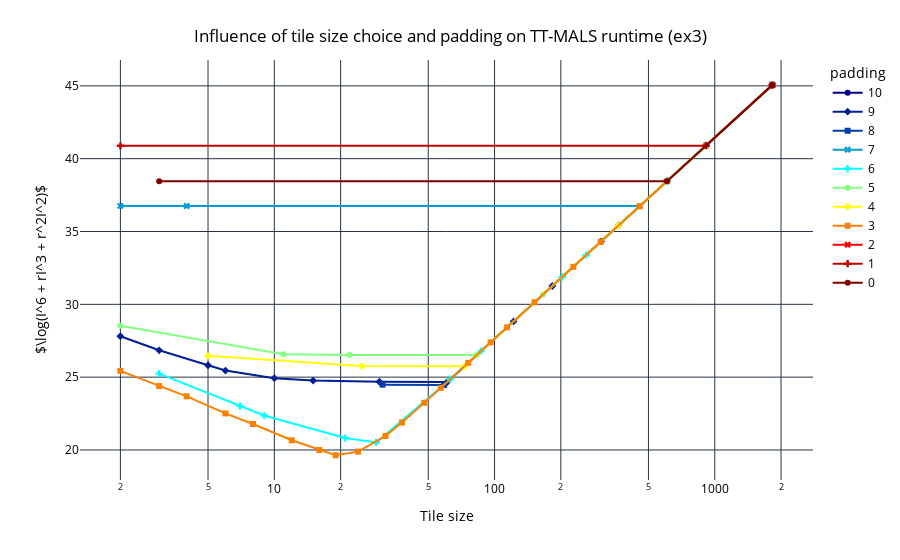
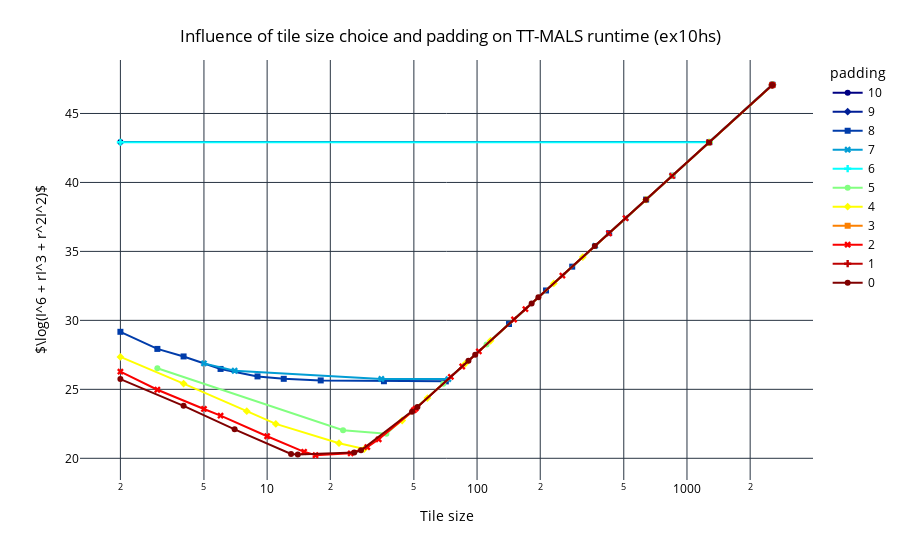

Here is the notebook cell these charts were saved with, in order:
### Code cell
line_plot_padding_tile_size_tt_mals_runtime("ex3")
line_plot_padding_tile_size_tt_mals_runtime("ex10hs")

### Figure 1 — Plotly figure (JSON) as saved in the notebook; plotly's stock layout.template omitted (floating-point values rounded to 4 significant figures)
{"data": [{"hovertemplate": "padding=10<br>Tile size=%{x}<br>log_obj_func=%{y}<extra></extra>", "legendgroup": "10", "line": {"color": "rgb(0, 0, 131)", "dash": "solid"}, "marker": {"symbol": "circle"}, "mode": "lines+markers", "name": "10", "orientation": "v", "showlegend": true, "x": [1831.0], "xaxis": "x", "y": [45.08], "yaxis": "y", "type": "scatter"}, {"hovertemplate": "padding=9<br>Tile size=%{x}<br>log_obj_func=%{y}<extra></extra>", "legendgroup": "9", "line": {"color": "rgb(0, 30, 150)", "dash": "solid"}, "marker": {"symbol": "diamond"}, "mode": "lines+markers", "name": "9", "orientation": "v", "showlegend": true, "x": [2.0, 3.0, 5.0, 6.0, 10.0, 15.0, 30.0, 61.0, 122.0, 183.0, 305.0, 366.0, 610.0, 915.0, 1830.0], "xaxis": "x", "y": [27.81, 26.84, 25.82, 25.45, 24.93, 24.76, 24.68, 24.67, 28.82, 31.26, 34.32, 35.42, 38.48, 40.91, 45.07], "yaxis": "y", "type": "scatter"}, {"hovertemplate": "padding=8<br>Tile size=%{x}<br>log_obj_func=%{y}<extra></extra>", "legendgroup": "8", "line": {"color": "rgb(0, 60, 170)", "dash": "solid"}, "marker": {"symbol": "square"}, "mode": "lines+markers", "name": "8", "orientation": "v", "showlegend": true, "x": [31.0, 59.0, 1829.0], "xaxis": "x", "y": [24.48, 24.47, 45.07], "yaxis": "y", "type": "scatter"}, {"hovertemplate": "padding=7<br>Tile size=%{x}<br>log_obj_func=%{y}<extra></extra>", "legendgroup": "7", "line": {"color": "rgb(2, 157, 212)", "dash": "solid"}, "marker": {"symbol": "x"}, "mode": "lines+markers", "name": "7", "orientation": "v", "showlegend": true, "x": [2.0, 4.0, 457.0, 914.0, 1828.0], "xaxis": "x", "y": [36.76, 36.75, 36.75, 40.91, 45.07], "yaxis": "y", "type": "scatter"}, {"hovertemplate": "padding=6<br>Tile size=%{x}<br>log_obj_func=%{y}<extra></extra>", "legendgroup": "6", "line": {"color": "rgb(5, 255, 255)", "dash": "solid"}, "marker": {"symbol": "cross"}, "mode": "lines+markers", "name": "6", "orientation": "v", "showlegend": true, "x": [3.0, 7.0, 9.0, 21.0, 29.0, 63.0, 87.0, 203.0, 261.0, 609.0, 1827.0], "xaxis": "x", "y": [25.24, 23.01, 22.37, 20.82, 20.52, 24.86, 26.8, 31.88, 33.39, 38.47, 45.06], "yaxis": "y", "type": "scatter"}, {"hovertemplate": "padding=5<br>Tile size=%{x}<br>log_obj_func=%{y}<extra></extra>", "legendgroup": "5", "line": {"color": "rgb(130, 255, 128)", "dash": "solid"}, "marker": {"symbol": "circle"}, "mode": "lines+markers", "name": "5", "orientation": "v", "showlegend": true, "x": [2.0, 11.0, 22.0, 83.0, 166.0, 913.0, 1826.0], "xaxis": "x", "y": [28.53, 26.58, 26.52, 26.51, 30.67, 40.9, 45.06], "yaxis": "y", "type": "scatter"}, {"hovertemplate": "padding=4<br>Tile size=%{x}<br>log_obj_func=%{y}<extra></extra>", "legendgroup": "4", "line": {"color": "rgb(255, 255, 0)", "dash": "solid"}, "marker": {"symbol": "diamond"}, "mode": "lines+markers", "name": "4", "orientation": "v", "showlegend": true, "x": [5.0, 25.0, 73.0, 365.0, 1825.0], "xaxis": "x", "y": [26.47, 25.76, 25.74, 35.4, 45.06], "yaxis": "y", "type": "scatter"}, {"hovertemplate": "padding=3<br>Tile size=%{x}<br>log_obj_func=%{y}<extra></extra>", "legendgroup": "3", "line": {"color": "rgb(252, 128, 0)", "dash": "solid"}, "marker": {"symbol": "square"}, "mode": "lines+markers", "name": "3", "orientation": "v", "showlegend": true, "x": [2.0, 3.0, 4.0, 6.0, 8.0, 12.0, 16.0, 19.0, 24.0, 32.0, 38.0, 48.0, 57.0, 76.0, 96.0, 114.0, 152.0, 228.0, 304.0, 456.0, 608.0, 912.0, 1824.0], "xaxis": "x", "y": [25.43, 24.39, 23.68, 22.51, 21.78, 20.67, 20.0, 19.64, 19.89, 20.97, 21.88, 23.24, 24.26, 25.99, 27.39, 28.42, 30.14, 32.58, 34.3, 36.73, 38.46, 40.89, 45.05], "yaxis": "y", "type": "scatter"}, {"hovertemplate": "padding=2<br>Tile size=%{x}<br>log_obj_func=%{y}<extra></extra>", "legendgroup": "2", "line": {"color": "rgb(250, 0, 0)", "dash": "solid"}, "marker": {"symbol": "x"}, "mode": "lines+markers", "name": "2", "orientation": "v", "showlegend": true, "x": [1823.0], "xaxis": "x", "y": [45.05], "yaxis": "y", "type": "scatter"}, {"hovertemplate": "padding=1<br>Tile size=%{x}<br>log_obj_func=%{y}<extra></extra>", "legendgroup": "1", "line": {"color": "rgb(189, 0, 0)", "dash": "solid"}, "marker": {"symbol": "cross"}, "mode": "lines+markers", "name": "1", "orientation": "v", "showlegend": true, "x": [2.0, 911.0, 1822.0], "xaxis": "x", "y": [40.89, 40.89, 45.05], "yaxis": "y", "type": "scatter"}, {"hovertemplate": "padding=0<br>Tile size=%{x}<br>log_obj_func=%{y}<extra></extra>", "legendgroup": "0", "line": {"color": "rgb(128, 0, 0)", "dash": "solid"}, "marker": {"symbol": "circle"}, "mode": "lines+markers", "name": "0", "orientation": "v", "showlegend": true, "x": [3.0, 607.0, 1821.0], "xaxis": "x", "y": [38.45, 38.45, 45.04], "yaxis": "y", "type": "scatter"}], "layout": {"xaxis": {"anchor": "y", "domain": [0.0, 1.0], "title": {"text": "Tile size"}, "type": "log"}, "yaxis": {"anchor": "x", "domain": [0.0, 1.0], "title": {"text": "$\\log(I^6 + rI^3 + r^2I^2)$"}}, "legend": {"title": {"text": "padding"}, "tracegroupgap": 0}, "margin": {"t": 60}, "title": {"text": "Influence of tile size choice and padding on TT-MALS runtime (ex3)", "x": 0.5, "xanchor": "center", "yanchor": "top"}, "font": {"color": "black"}, "plot_bgcolor": "white", "paper_bgcolor": "white"}}

### Figure 2 — Plotly figure (JSON) as saved in the notebook; plotly's stock layout.template omitted (floating-point values rounded to 4 significant figures)
{"data": [{"hovertemplate": "padding=10<br>Tile size=%{x}<br>log_obj_func=%{y}<extra></extra>", "legendgroup": "10", "line": {"color": "rgb(0, 0, 131)", "dash": "solid"}, "marker": {"symbol": "circle"}, "mode": "lines+markers", "name": "10", "orientation": "v", "showlegend": true, "x": [2.0, 1279.0, 2558.0], "xaxis": "x", "y": [42.92, 42.92, 47.08], "yaxis": "y", "type": "scatter"}, {"hovertemplate": "padding=9<br>Tile size=%{x}<br>log_obj_func=%{y}<extra></extra>", "legendgroup": "9", "line": {"color": "rgb(0, 30, 150)", "dash": "solid"}, "marker": {"symbol": "diamond"}, "mode": "lines+markers", "name": "9", "orientation": "v", "showlegend": true, "x": [2557.0], "xaxis": "x", "y": [47.08], "yaxis": "y", "type": "scatter"}, {"hovertemplate": "padding=8<br>Tile size=%{x}<br>log_obj_func=%{y}<extra></extra>", "legendgroup": "8", "line": {"color": "rgb(0, 60, 170)", "dash": "solid"}, "marker": {"symbol": "square"}, "mode": "lines+markers", "name": "8", "orientation": "v", "showlegend": true, "x": [2.0, 3.0, 4.0, 6.0, 9.0, 12.0, 18.0, 36.0, 71.0, 142.0, 213.0, 284.0, 426.0, 639.0, 852.0, 1278.0, 2556.0], "xaxis": "x", "y": [29.17, 27.93, 27.38, 26.48, 25.94, 25.76, 25.65, 25.59, 25.58, 29.73, 32.17, 33.89, 36.33, 38.76, 40.49, 42.92, 47.08], "yaxis": "y", "type": "scatter"}, {"hovertemplate": "padding=7<br>Tile size=%{x}<br>log_obj_func=%{y}<extra></extra>", "legendgroup": "7", "line": {"color": "rgb(2, 157, 212)", "dash": "solid"}, "marker": {"symbol": "x"}, "mode": "lines+markers", "name": "7", "orientation": "v", "showlegend": true, "x": [5.0, 7.0, 35.0, 73.0, 365.0, 511.0, 2555.0], "xaxis": "x", "y": [26.88, 26.35, 25.75, 25.74, 35.4, 37.42, 47.07], "yaxis": "y", "type": "scatter"}, {"hovertemplate": "padding=6<br>Tile size=%{x}<br>log_obj_func=%{y}<extra></extra>", "legendgroup": "6", "line": {"color": "rgb(5, 255, 255)", "dash": "solid"}, "marker": {"symbol": "cross"}, "mode": "lines+markers", "name": "6", "orientation": "v", "showlegend": true, "x": [2.0, 1277.0, 2554.0], "xaxis": "x", "y": [42.91, 42.91, 47.07], "yaxis": "y", "type": "scatter"}, {"hovertemplate": "padding=5<br>Tile size=%{x}<br>log_obj_func=%{y}<extra></extra>", "legendgroup": "5", "line": {"color": "rgb(130, 255, 128)", "dash": "solid"}, "marker": {"symbol": "circle"}, "mode": "lines+markers", "name": "5", "orientation": "v", "showlegend": true, "x": [3.0, 23.0, 37.0, 69.0, 111.0, 851.0, 2553.0], "xaxis": "x", "y": [26.53, 22.03, 21.78, 25.41, 28.26, 40.48, 47.07], "yaxis": "y", "type": "scatter"}, {"hovertemplate": "padding=4<br>Tile size=%{x}<br>log_obj_func=%{y}<extra></extra>", "legendgroup": "4", "line": {"color": "rgb(255, 255, 0)", "dash": "solid"}, "marker": {"symbol": "diamond"}, "mode": "lines+markers", "name": "4", "orientation": "v", "showlegend": true, "x": [2.0, 4.0, 8.0, 11.0, 22.0, 29.0, 44.0, 58.0, 88.0, 116.0, 232.0, 319.0, 638.0, 1276.0, 2552.0], "xaxis": "x", "y": [27.35, 25.42, 23.42, 22.5, 21.09, 20.67, 22.74, 24.37, 26.86, 28.52, 32.68, 34.59, 38.75, 42.91, 47.07], "yaxis": "y", "type": "scatter"}, {"hovertemplate": "padding=3<br>Tile size=%{x}<br>log_obj_func=%{y}<extra></extra>", "legendgroup": "3", "line": {"color": "rgb(252, 128, 0)", "dash": "solid"}, "marker": {"symbol": "square"}, "mode": "lines+markers", "name": "3", "orientation": "v", "showlegend": true, "x": [2551.0], "xaxis": "x", "y": [47.07], "yaxis": "y", "type": "scatter"}, {"hovertemplate": "padding=2<br>Tile size=%{x}<br>log_obj_func=%{y}<extra></extra>", "legendgroup": "2", "line": {"color": "rgb(250, 0, 0)", "dash": "solid"}, "marker": {"symbol": "x"}, "mode": "lines+markers", "name": "2", "orientation": "v", "showlegend": true, "x": [2.0, 3.0, 5.0, 6.0, 10.0, 15.0, 17.0, 25.0, 30.0, 34.0, 50.0, 51.0, 75.0, 85.0, 102.0, 150.0, 170.0, 255.0, 425.0, 510.0, 850.0, 1275.0, 2550.0], "xaxis": "x", "y": [26.28, 24.97, 23.58, 23.09, 21.6, 20.47, 20.22, 20.36, 20.82, 21.38, 23.49, 23.61, 25.91, 26.66, 27.75, 30.06, 30.81, 33.25, 36.31, 37.41, 40.47, 42.9, 47.06], "yaxis": "y", "type": "scatter"}, {"hovertemplate": "padding=1<br>Tile size=%{x}<br>log_obj_func=%{y}<extra></extra>", "legendgroup": "1", "line": {"color": "rgb(189, 0, 0)", "dash": "solid"}, "marker": {"symbol": "cross"}, "mode": "lines+markers", "name": "1", "orientation": "v", "showlegend": true, "x": [2549.0], "xaxis": "x", "y": [47.06], "yaxis": "y", "type": "scatter"}, {"hovertemplate": "padding=0<br>Tile size=%{x}<br>log_obj_func=%{y}<extra></extra>", "legendgroup": "0", "line": {"color": "rgb(128, 0, 0)", "dash": "solid"}, "marker": {"symbol": "circle"}, "mode": "lines+markers", "name": "0", "orientation": "v", "showlegend": true, "x": [2.0, 4.0, 7.0, 13.0, 14.0, 26.0, 28.0, 49.0, 52.0, 91.0, 98.0, 182.0, 196.0, 364.0, 637.0, 1274.0, 2548.0], "xaxis": "x", "y": [25.75, 23.81, 22.1, 20.32, 20.27, 20.41, 20.58, 23.37, 23.72, 27.07, 27.51, 31.22, 31.67, 35.38, 38.74, 42.9, 47.06], "yaxis": "y", "type": "scatter"}], "layout": {"xaxis": {"anchor": "y", "domain": [0.0, 1.0], "title": {"text": "Tile size"}, "type": "log"}, "yaxis": {"anchor": "x", "domain": [0.0, 1.0], "title": {"text": "$\\log(I^6 + rI^3 + r^2I^2)$"}}, "legend": {"title": {"text": "padding"}, "tracegroupgap": 0}, "margin": {"t": 60}, "title": {"text": "Influence of tile size choice and padding on TT-MALS runtime (ex10hs)", "x": 0.5, "xanchor": "center", "yanchor": "top"}, "font": {"color": "black"}, "plot_bgcolor": "white", "paper_bgcolor": "white"}}
